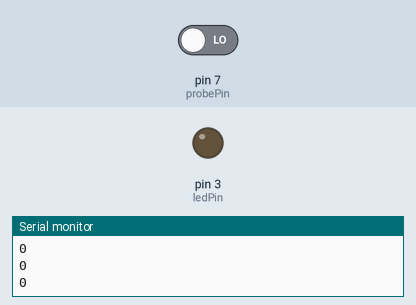
This sketch was run on a simulated Arduino Uno, built with avr-gcc and run on an emulated ATmega328P. Parts: output pins drawn as LEDs (lit = HIGH), the last lines printed to the serial monitor. The inputs (shaded band) are chosen by the test bench; at power-on: pin 7 (probePin) LOW.

Above: at 1.2 s.
1.3 s: pin 7 (probePin) driven HIGH
At 2.8 s:
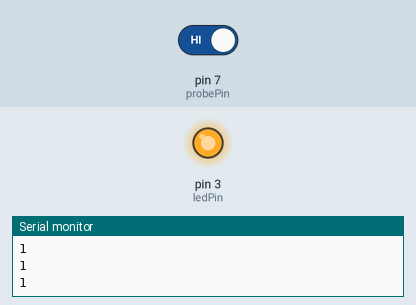
Timing chart, 0 to 4.3 s (numbered marks = the images above; inputs shaded):
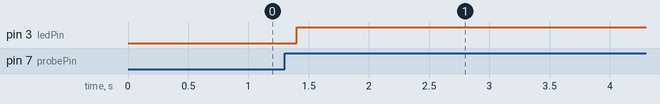

The sketch:

homework27_toggle_switch.ino
```cpp
/**
 * https://www.youtube.com/watch?v=AgQW81zzR18
 * Pushbuton toggles the LED
 */
#define UP 1
#define DOWN 0

const int probePin = 7;
const int baud = 9600;
const int delayTime = 200;
const int ledPin = 3;
bool lastRead = UP; // button is naturally not pushed
bool ledState = false;

void setup() {
  pinMode(probePin, INPUT);
  pinMode(ledPin, OUTPUT);
  Serial.begin(baud);
}

void loop() {
  int reading = digitalRead(probePin);
  Serial.println(reading);

  // button just released
  if(reading==UP && lastRead==DOWN){
    toggleLed();
  }
  lastRead = reading;
  delay(delayTime);
}

void toggleLed(){
  ledState = !ledState;
  if(ledState){
    digitalWrite(ledPin, HIGH);
  }else{
    digitalWrite(ledPin, LOW);
  }
}
```

Measured:
- after the input at 1.3 s, pin 3 (ledPin): LOW → HIGH after 0.10 s
